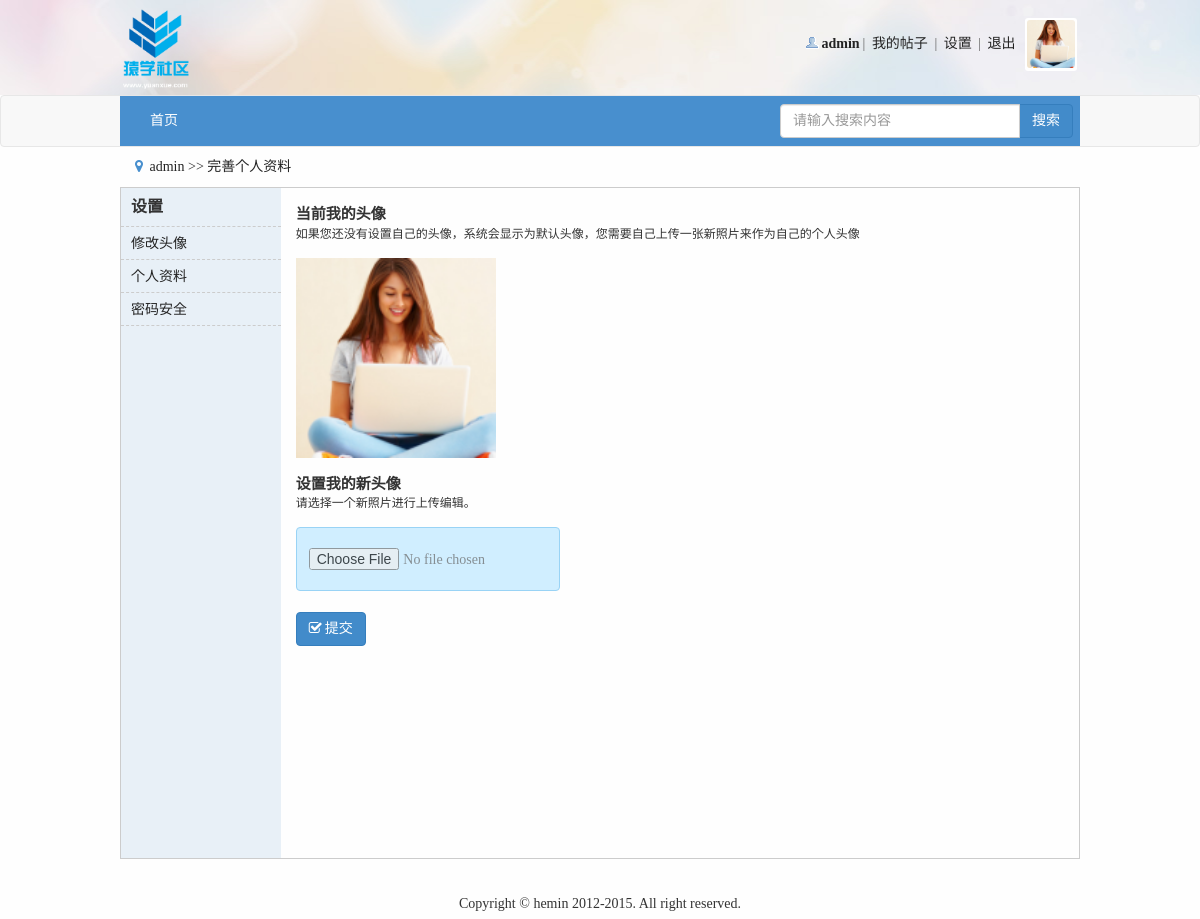
Page /setProfile.php (signed in) on the committed database.
### tables this page shows
CREATE TABLE IF NOT EXISTS `user` (
  `id` int(20) NOT NULL AUTO_INCREMENT COMMENT '唯一标识符',
  `name` varchar(200) NOT NULL COMMENT '用户名称',
  `psw` varchar(200) NOT NULL COMMENT '用户密码',
  `sex` varchar(200) NOT NULL DEFAULT '未填写' COMMENT '用户性别',
  `email` varchar(200) NOT NULL COMMENT '邮箱地址',
  `qq` varchar(200) NOT NULL DEFAULT '未填写' COMMENT '用户qq',
  `photo` varchar(200) NOT NULL COMMENT '用户头像',
  `userType` int(11) NOT NULL DEFAULT '0' COMMENT '用户类型',
  `reallyName` varchar(200) NOT NULL DEFAULT '未填写' COMMENT '用户真实姓名',
  `birthday` varchar(200) NOT NULL DEFAULT '未填写' COMMENT '用户生日',
  `homeplace` varchar(200) NOT NULL DEFAULT '未填写' COMMENT '用户出生地',
  `bloodType` varchar(200) NOT NULL DEFAULT '未填写' COMMENT '用户血型',
  `fixedTel` varchar(200) NOT NULL DEFAULT '未填写' COMMENT '用户固定电话',
  `phone` varchar(200) NOT NULL DEFAULT '未填写' COMMENT '用户电话',
  `website` varchar(200) NOT NULL DEFAULT 'http://' COMMENT '用户主页',
  `school` varchar(200) NOT NULL DEFAULT '未填写' COMMENT '用户毕业学校',
  `degree` varchar(200) NOT NULL DEFAULT '未填写' COMMENT '用户学历',
  `company` varchar(200) NOT NULL DEFAULT '未填写' COMMENT '用户公司',
  `profession` varchar(200) NOT NULL DEFAULT '未填写' COMMENT '用户职业',
  `job` varchar(200) NOT NULL DEFAULT '未填写' COMMENT '用户职位',
  `income` varchar(200) NOT NULL DEFAULT '未填写' COMMENT '用户年收入',
  `registerTime` datetime NOT NULL COMMENT '注册时间',
  `lastLogin` datetime NOT NULL COMMENT '最后一次登录时间',
  `userStatus` int(11) NOT NULL DEFAULT '0' COMMENT '用户是否需要验证状态',
  `isForbid` int(11) NOT NULL DEFAULT '0' COMMENT '是否禁止',
  PRIMARY KEY (`id`)
);

### inc/global.func.php (called while the page is built, shortened)
<?php
    function login_state($link){
        if (isset($_COOKIE['bs']['userName']) && isset($_COOKIE['bs']['psw'])){
            $sql = "select * from user where name='{$_COOKIE['bs']['userName']}' and psw='{$_COOKIE['bs']['psw']}'";
            $result = execute($link, $sql);
            if (mysqli_num_rows($result) == 1) {
                $data = fetch_array($result);
                return $data['id'];
            }else{
                return false;
            }
        }else {
            return false;
        }
    }
?>

### inc/mysql.func.php (called while the page is built, shortened)
<?php
    function execute($link, $sql){
        $result = mysqli_query($link, $sql);
        return $result;
    }
    function fetch_array($result){
        return mysqli_fetch_assoc($result);
    }
?>

### setProfile.php (the view, shortened to what this page needs)
<!DOCTYPE html>
<html lang="en">
<head>
    <link rel="stylesheet" href="font/css/font-awesome.min.css">
    <link rel="stylesheet" href="css/bootstrap/css/bootstrap.min.css">
    <link rel="stylesheet" href="css/common.css">
    <link rel="stylesheet" href="css/setProfile.css">
</head>
<?php
    $link = connect();
    if(!($member_id = login_state($link))){
        promptBox("您还未登录", 5, "index.php");
        exit;
    }
    if ($member_id){
        $sql_status = "select * from user where id={$member_id}";
        $data_status = fetch_array(execute($link, $sql_status));
        $status = $data_status['isForbid'];
    }
?>
<body>
<?php include_once "inc/header.inc.php"?>
<?php include_once "inc/nav.inc.php"?>
<?php
if(isset($status)) {
    if ($status == 2) {
?>
        <div class="container">
            <div class="forbid-status">
                <img src="img/error.jpg" alt="">
                抱歉，您的 IP 地址不在允许范围内，或您的账号被禁用，无法访问本站点
            </div>
        </div>
<?php
    } else {
?>
        <?php
            if ($status == 1){
        ?>
                <div class="container">
                    <div class="forbid-status">
                        <img src="img/error.jpg" alt="">
                        抱歉，空间已被锁定无法访问，如有疑问请联系管理员
                    </div>
                </div>
        <?php
            }else{
        ?>
                <div id="position">
                    <div class="container">
                        <i class="fa fa-map-marker"></i>
                        <a href="#"><?php echo $res_info['name'];?></a>
                        >>
                        <a href="register.php">完善个人资料</a>
                    </div>
                </div>
                <div id="setprofile">
                    <div class="container">
                        <div class="col-md-2 col-sm-2" id="navbar-left">
                            <h2>设置</h2>
                            <ul>
                                <li><a href="#">修改头像</a></li>
                                <li><a href="#">个人资料</a></li>
                                <li><a href="#">密码安全</a></li>
                            </ul>
                        </div>
                        <div class="col-md-10 col-sm-10" style="height: 670px; position: relative;">
                            <div class="head-pic" style="display: block;">
                                <form method="post" id="upload-pic" enctype="multipart/form-data">
                                    <div>
                                        <h3 class="desc">当前我的头像</h3>
                                        <p style="font-size: 12px">如果您还没有设置自己的头像，系统会显示为默认头像，您需要自己上传一张新照片来作为自己的个人头像</p>
                                    </div>
                                    <div class="head"><img src="<?php echo $img_url;?>" width="200" height="200"></div>
                                    <div class="set-headpic">
                                        <h3 class="desc">设置我的新头像</h3>
                                        <p style="font-size: 12px">请选择一个新照片进行上传编辑。</p>
                                    </div>
                                    <div class="upload-area">
                                        <input type="file" name="upload" id="upload">
                                    </div>
                                    <div>
                                        <button name="subUploadpic" class="btn btn-primary" id="upload-btn"><i class="fa fa-check-square-o"></i>提交</button>
                                    </div>
                                </form>
                            </div>
                        </div>
                    </div>
                </div>
        <?php
            }
        ?>
<?php
    }
}
?>
<?php include_once "inc/footer.inc.php"?>
</body>
</html>

### inc/header.inc.php (shortened to what this page needs)
<div id="header">
    <div class="container" style="width: 960px;padding: 0;">
        <div class="logo"><a href="index.php"><img src="img/logo.png" height="85"></a></div>
        <div class="info">
            <?php
                $img_url = null;
                if (isset($member_id) && $member_id) {
                    $sql_photo = "select photo from user where id={$member_id}";
                    $member_result = execute($link, $sql_photo);
                    $res_photo = fetch_array($member_result);
                    if ($res_photo['photo'] != '') {
                        $img_url = $res_photo['photo'];
                    }else{
                        $img_url = 'img/noavatar_small.gif';
                    }
                }else{
                    $img_url = 'img/noavatar_small.gif';
                }
                if(isset($member_id) && $member_id){
                    $sql_info = "select * from user where id='{$member_id}'";
                    $res_info = fetch_array(execute($link, $sql_info));
                    $html = <<<EOT
                        <ul>
                            <li class="person"><a href="profile.php"><strong>{$res_info['name']}</strong></a></li>|
                            <li><a href="myPost.php">我的帖子</a></li> |
                            <li><a href="setProfile.php">设置</a></li> |
                            <li><a class="logout" href="#">退出</a></li>
                            <li class="headpic"><a href="profile.php"><img src="{$img_url}" width="48" height="48"></a></li>
                        </ul>
EOT;
                    echo $html;
                }
            ?>
        </div>
    </div>
</div>

### css/common.css (style rules this page uses)
html, body, div, ul, li, h1, h2, h3, h4, h5, h6, p, dl, dt, dd, ol, form, input, textarea, th, td, select { margin: 0; padding: 0; }
* { box-sizing: border-box; }
html, body { min-height: 100%; }
body { font-family: "Microsoft YaHei"; font-size:14px; color:#333; background-color: #f2f9fd; }
h1, h2, h3, h4, h5, h6 { font-weight:normal; }
ul,ol { list-style: none; }
img { border: none; vertical-align: middle; }
a { text-decoration: none; color: #232323; }
input, textarea { outline: none; border: none; }
body { background: #fefefe; }
.container { width: 960px; }
#header { height:95px; font-size: 14px; color: #666; background: url("../img/eyoung_bg.jpg") repeat-x 50% 0; }
#header .container { height: 95px; }
#header .container .logo { float: left; height: 95px; text-align: center; line-height: 95px; }
#header .container .info { float: right; height: 56px; margin-top: 18px; }
#header .info ul { height: 100%; }
#header .info ul li { list-style: none; display: inline-block; height: 100%; margin: 0 3px; }
#header .info ul li a { display: block; }
#header .info ul .headpic { padding: 2px; background-color: #fff; vertical-align: middle; height: 53px; border-radius: 3px; }
#header .info ul .headpic a { display: block; }
#header .info ul .headpic a img { border-radius: 3px; }
.person { background: url(../img/user_online.gif) no-repeat 0% 8%; text-indent: 15px; }
#position { height: 20px; line-height: 20px; margin-top: 10px; }
#position .container { line-height: 20px; }
#position .container i { font-size: 14px; color: #488FCE; margin-right: 3px; }

### css/setProfile.css (style rules this page uses)
#setprofile { margin-top: 10px; }
#setprofile .container { border: 1px solid #ccc; padding: 0; }
#navbar-left { background-color: #E8F0F7; padding: 0; height: 670px; }
#navbar-left h2 { font-size: 16px; font-weight: 600; padding: 10px 0 10px 10px; border-bottom: 1px dashed #CCC; }
#navbar-left ul li { height: 33px; line-height: 33px; border-bottom: 1px dashed #CCC; padding-left: 10px; }
#navbar-left ul li a { display: block; text-decoration: none; }
.head-pic,.profile-info,.mdf-psw { position: absolute; display: none; width: 98%; }
.head-pic { padding-top: 15px; }
.desc { font-size: 15px; font-weight: 600; padding: 3px 0; }
.head { margin-top: 15px; margin-bottom: 15px; }
.upload-area { position: relative; display: inline-block; background: #D0EEFF; border: 1px solid #99D3F5; border-radius: 4px; padding: 20px 12px; overflow: hidden; color: #1E88C7; text-decoration: none; text-indent: 0; text-align: center; margin-top: 15px; margin-bottom: 15px; }
.upload-area input { opacity: .7; color: #666; border-radius: 3px; }
#upload-btn i { margin-right: 3px; }

### rows in the picture
user: name "admin", photo (picture)
